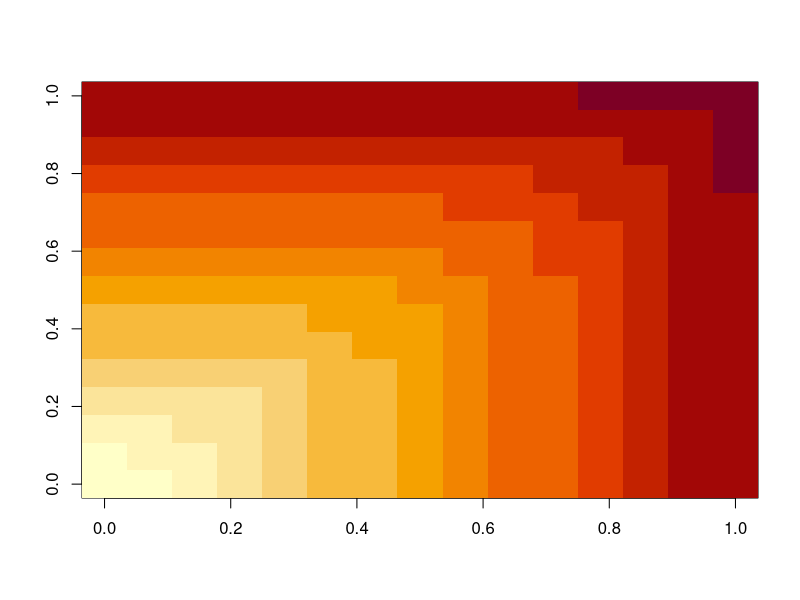

Write R code to recreate this figure. (Note: this script raises an error after producing the figure.)
###### Mendel 0.5

maxgood = 15

nneeded05 = function(goodKO,goodWT,ppower=0.8,pgoodKO=0.5,pgoodWT=0.5,Nmax=100){
  prelativ = pgoodKO/(pgoodKO+pgoodWT)
  pgoodtotal = pgoodKO + pgoodWT
  totalgood = goodKO+goodWT
  
  # given k animals that are either KO or WT, calculate the probability that
  # at least <goodWT> WT animals and at least <goodKO> KO animals
  pgoodfromk = function(k){
    # res gives the probability to draw at most k-goodWT knockout animals (left pbionm),
    # but not less than goodKO knockout animals (righgt pbinom)
    res = pbinom(k-goodWT,k,prelativ,lower.tail=T) - pbinom(goodKO-1,k,prelativ,lower.tail = T) 
    return(pmax(res,0))
  }
  
  # psuccess[j] contains the probability of a successful draw, if you produce j animals in total
  psuccess = numeric(Nmax)
  for (j in totalgood:Nmax){
    k = totalgood : Nmax
    psuccess[j] = sum( dbinom(k,j,pgoodtotal) * pgoodfromk(k) )
  }
  
  # find the smallest number of total animals
  # for which the success probability is above the desired threshold
  needed = min(which(psuccess>=ppower))
  return(needed)
}


maxgood = 15
required_power = 0.9
neededmat = matrix(Inf,ncol=maxgood,nrow=maxgood)
for(j in 1:maxgood){
  for(k in 1:maxgood){
    neededmat[j,k] = nneeded05(goodKO=j,goodWT=k,ppower=required_power)
  }
}

maxneeded = max(neededmat)
image(t(neededmat))


### get data equal groups and plot it
EQUAL <- c(ALL[1,1],ALL[2,2],ALL[3,3],ALL[4,4],ALL[5,5],ALL[6,6],ALL[7,7],ALL[8,8],ALL[9,9],ALL[10,10],ALL[11,11],ALL[12,12],ALL[13,13],ALL[14,14],ALL[15,15])
EQUAL
write.csv(EQUAL, file = "EQUALrequiredno05twogroups")
MENDEL <- c(1:15)/pgoodKO
MENDEL
plot(EQUAL, ylim=c(1,90), ylab = "required number of born animals", xlab = "required number of animals for experiment", main = "0.5 genotype probability", pch = 19, cex = 1.2)
points(MENDEL, pch = 2)
legend(1,325, legend =c("with 90% probability", "according to Mendel"),pch = c(19, 2), bty = "n")









###### Mendel 0.25

maxgood = 15

nneeded = function(goodKO,goodWT,ppower=0.8,pgoodKO=0.25,pgoodWT=0.25,Nmax=100){
  prelativ = pgoodKO/(pgoodKO+pgoodWT)
  pgoodtotal = pgoodKO + pgoodWT
  totalgood = goodKO+goodWT
  
  # given k animals that are either KO or WT, calculate the probability that
  # at least <goodWT> WT animals and at least <goodKO> KO animals
  pgoodfromk = function(k){
    # res gives the probability to draw at most k-goodWT knockout animals (left pbionm),
    # but not less than goodKO knockout animals (righgt pbinom)
    res = pbinom(k-goodWT,k,prelativ,lower.tail=T) - pbinom(goodKO-1,k,prelativ,lower.tail = T) 
    return(pmax(res,0))
  }
  
  # psuccess[j] contains the probability of a successful draw, if you produce j animals in total
  psuccess = numeric(Nmax)
  for (j in totalgood:Nmax){
    k = totalgood : Nmax
    psuccess[j] = sum( dbinom(k,j,pgoodtotal) * pgoodfromk(k) )
  }
  
  # find the smallest number of total animals
  # for which the success probability is above the desired threshold
  needed = min(which(psuccess>=ppower))
  return(needed)
}


maxgood = 15
required_power = 0.9
neededmat = matrix(Inf,ncol=maxgood,nrow=maxgood)
for(j in 1:maxgood){
  for(k in 1:maxgood){
    neededmat[j,k] = nneeded(goodKO=j,goodWT=k,ppower=required_power)
  }
}

maxneeded = max(neededmat)
image(t(neededmat))


### get data equal groups and plot it
EQUAL <- c(ALL[1,1],ALL[2,2],ALL[3,3],ALL[4,4],ALL[5,5],ALL[6,6],ALL[7,7],ALL[8,8],ALL[9,9],ALL[10,10],ALL[11,11],ALL[12,12],ALL[13,13],ALL[14,14],ALL[15,15])
EQUAL
write.csv(EQUAL, file = "EQUALrequiredno025twogroups")
MENDEL <- c(1:15)/pgoodKO
MENDEL
plot(EQUAL, ylim=c(1,90), ylab = "required number of born animals", xlab = "required number of animals for experiment", main = "0.25 genotype probability", pch = 19, cex = 1.2)
points(MENDEL, pch = 2)
legend(1,325, legend =c("with 90% probability", "according to Mendel"),pch = c(19, 2), bty = "n")